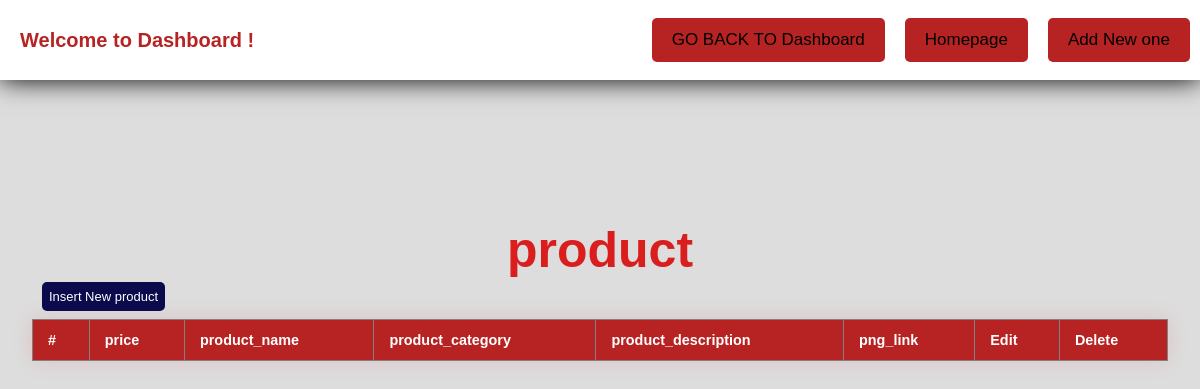
The app's page /admin/record_table.php?table=product, older data.
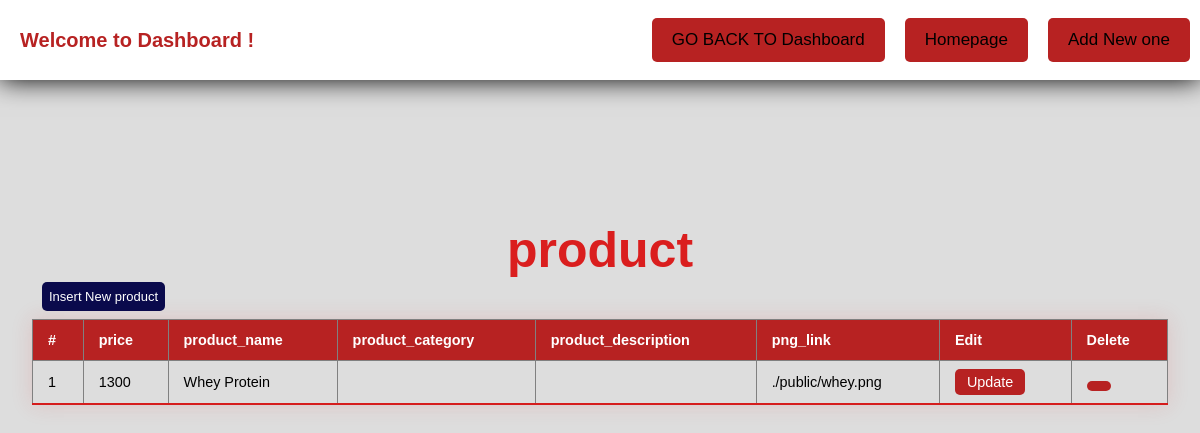
The same page, newer data.
### tables this page shows
CREATE TABLE `product` (
  `price` float NOT NULL,
  `product_id` int(11) NOT NULL,
  `product_name` varchar(50) NOT NULL,
  `product_category` varchar(50) NOT NULL,
  `png_link` varchar(90) NOT NULL
);

### admin/record_table.php (the view, shortened to what this page needs)
<?php
require_once('../db.php');
$table = $_GET['table'];
$table_map = array(
    "gym" => array("gym_name", "gym_address", "city", "gym_number", "gym_img_link", "gym_link"),
    "diet" => array("diet_link", "diet_name", "diet_link_img", "carbs", "Calories", "Proteins"),
    "workout" => array("workout_name", "workout_img_link", "workout_plan_link", "description", "workout_summary", "goal", "duration", "length"),
    "product" => array("price", "product_name", "product_category", "product_description", "png_link")
);
if (isset($table_map[$table])) {
    if ($table == 'workout') {
        $tableName = 'workout_plan';
    } else {
        $tableName = $table;
    }
    $fieldNames = $table_map[$table];
} else {
    die("Invalid table name");
}
try {
    $query = "SELECT * FROM $tableName ORDER BY " . $table . "_id DESC";
    $stmt = $conn->prepare($query);
    $stmt->execute();
    $result = $stmt->get_result();
} catch (Exception $e) {
    echo "Error: " . $e->getMessage();
}
?>
<!DOCTYPE html>
<html lang="eng">
<head>
    <link rel="stylesheet" href="dashboard.css">
    <link rel="stylesheet" href="https://code.ionicframework.com/ionicons/2.0.1/css/ionicons.min.css">
    <link rel="stylesheet" href="https://unpkg.com/notyf/notyf.min.css" />
</head>
<body>
    <header>
        <h2 class="welcome">Welcome to Dashboard !</h2>
        <nav>
            <ul>
                <li><a href="dashboard.php">GO BACK TO Dashboard</a></li>
                <li><a href="../index.html">Homepage</a></li>
                <li><a href="insert.php?table=<?php echo $table ?>">Add New one</a></li>
            </ul>
        </nav>
    </header>
    <div class='record'>
        <h2><?php echo $tableName ?></h2>
        <a href='insert.php?table=<?php echo $table ?>'><button class='btn'>Insert New <?php echo $table ?></button></a>
        <table class="styled-table" width="100%" border="1" style="border-collapse:collapse;">
            <thead>
                <tr>
                    <th>#</th>
                    <?php foreach ($fieldNames as $fieldName) { ?>
                        <th><?php echo $fieldName ?></th>
                    <?php } ?>
                    <th>Edit</th>
                    <th>Delete</th>
                </tr>
            </thead>
            <tbody>
                <?php $count = 1;
                while ($row = $result->fetch_assoc()) { ?>
                    <tr id="<?php echo $tableName . "-" . $row[$tableName . "_id"] ?? $row['workout_id'] ?>">
                        <td><?php echo $count ?></td>
                        <?php foreach ($fieldNames as $fieldName) { ?>
                            <td><?php echo $row[$fieldName] ?></td>
                        <?php } ?>
                        <td><a class="btn-table" href='insert.php?table=<?php echo $table ?>&id=<?php echo $row[$tableName . "_id"] ?? $row['workout_id'] ?>'>Update</a></td>
                        <td><button class="btn-table" onclick="deleteRecord('<?php echo $tableName ?>', <?php echo $row[$tableName . "_id"] ?? $row["workout_id"] ?>)"><i class="ion-close"></i></button></td>
                    </tr>
                <?php $count++;
                } ?>
            </tbody>
        </table>
    </div>
</body>
</html>

Row changes from the older to the newer data that the page shows:
added product: price "1300", product_name "Whey Protein", png_link "./public/whey.png"
